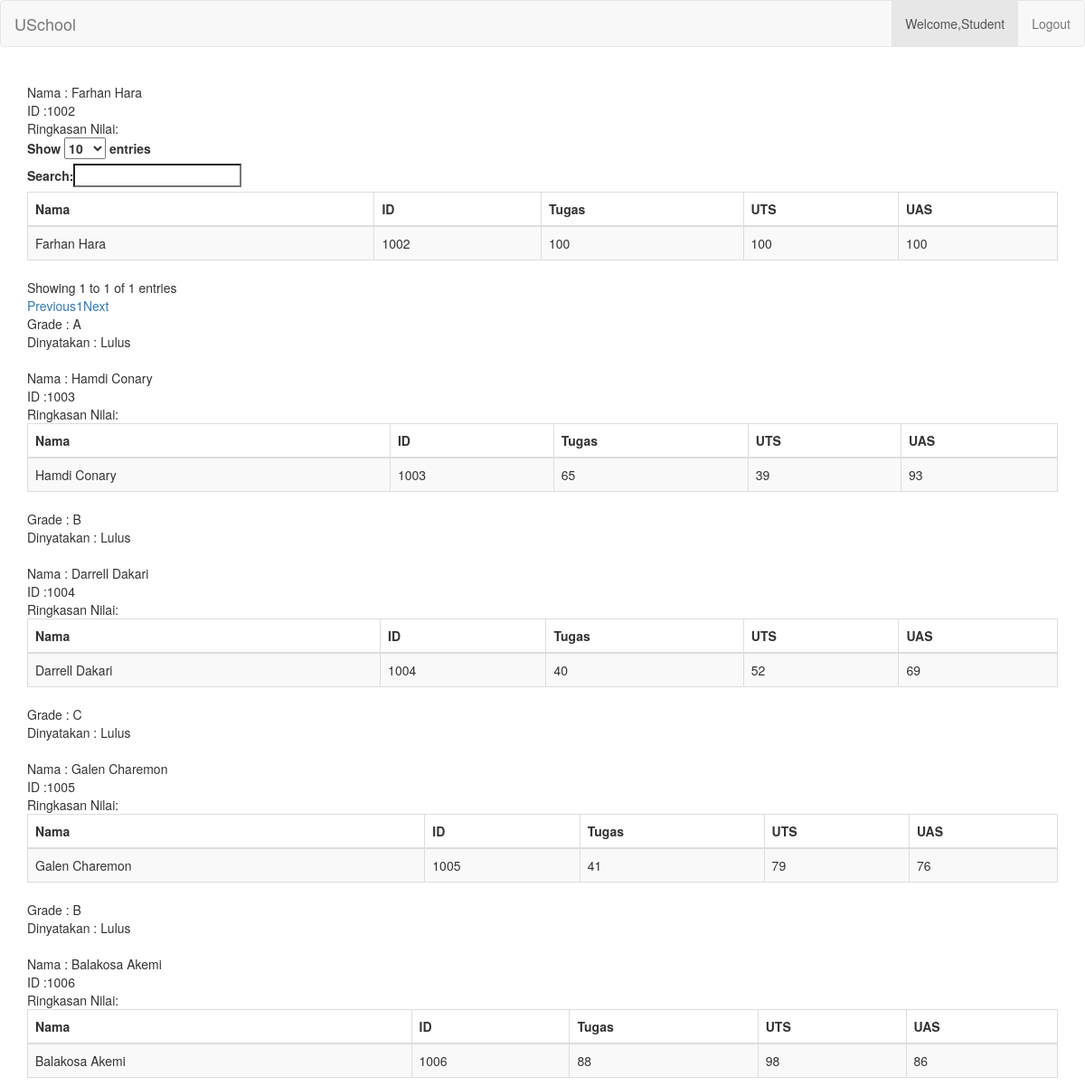
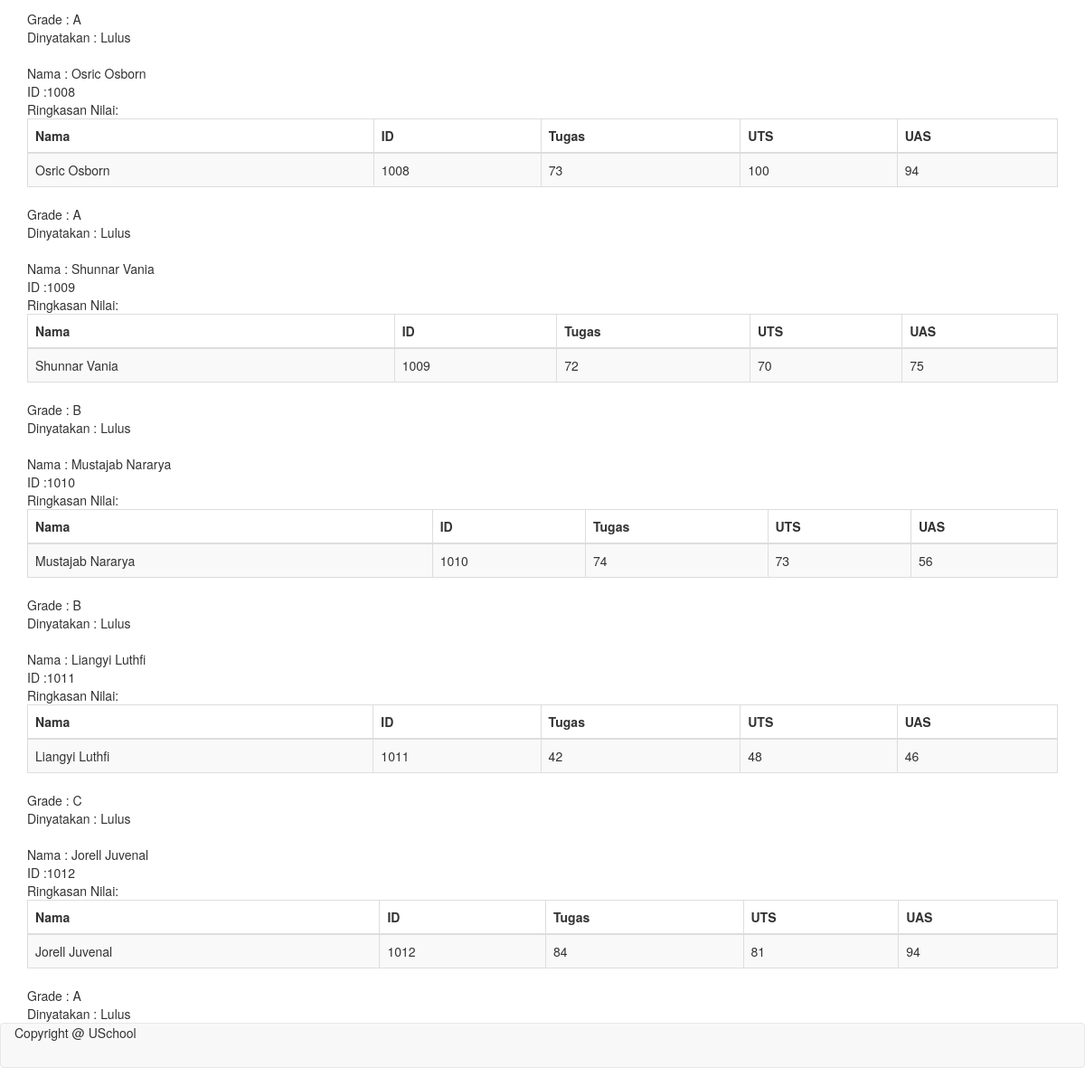
/Challenge/index.php (signed in), run on the app's committed database (2 pictures, top to bottom).
### tables this page shows
CREATE TABLE `grade` (
  `user_id` varchar(10) NOT NULL,
  `nilai_tugas` int(11) NOT NULL,
  `nilai_uts` int(11) NOT NULL,
  `nilai_uas` int(11) NOT NULL
);

CREATE TABLE `user` (
  `user_id` varchar(10) NOT NULL,
  `password` varchar(255) NOT NULL,
  `first_name` varchar(255) NOT NULL,
  `last_name` varchar(255) NOT NULL,
  `role_id` int(11) NOT NULL,
  `address` varchar(255) NOT NULL
);

### Challenge/include/koneksi.php (called while the page is built, shortened)
<?php
    class database{
        public function __construct()
        {
            $host = "localhost";
            $dbname = "uschool";
            $username = "root";
            $password = "";
            $this->db = new PDO("mysql:host={$host};dbname={$dbname}", $username, $password);
        }
        public function grade(){
            $query = $this->db->prepare("select * from grade join user on grade.user_id= user.user_id ");
            $query->execute();
            $data = $query->fetchAll();
            return $data;
        }
    }

### Challenge/index.php (the view, shortened to what this page needs)
<!DOCTYPE html>
<?php
include 'include/koneksi.php';
$db = new database();
$data = $db->grade();
?>
<html lang="en">
<head>
    <link rel="stylesheet" href="https://maxcdn.bootstrapcdn.com/bootstrap/3.4.1/css/bootstrap.min.css">
    <link href="http://cdnjs.cloudflare.com/ajax/libs/font-awesome/4.3.0/css/font-awesome.min.css" rel="stylesheet" type="text/css">
    <link rel="stylesheet" href="https://cdnjs.cloudflare.com/ajax/libs/font-awesome/5.11.2/css/all.min.css">
    <link rel="stylesheet" href="https://cdn.datatables.net/1.10.19/css/dataTables.bootstrap.min.css">
</head>
<body>
    <nav class="navbar navbar-default">
        <div class="container-fluid">
            <div class="navbar-header">
                <a href="index.php" class="navbar-brand">USchool</a>
            </div>
            <ul class="nav navbar-nav navbar-right">
                <li class="active"><a href="index.php"> Welcome,Student</a></li>
                <li id="logout"><a href="controller/logout.php">Logout</a></li>
            </ul>
        </div>
    </nav>
    <div class="container">
                <?php foreach ($data as $value) : ?>
                   <br><t> Nama : </t><v><?php echo $value['first_name'] ," ", $value['last_name'] ?></v><br>
                        <t>ID :</t><t><?php echo $value['user_id'] ?></t><br>
                        Ringkasan Nilai:
                <table id="example" class="table table-striped table-bordered">
            <thead>
                <tr>
                    <th>Nama</th>
                    <th>ID</th>
                    <th>Tugas</th>
                    <th>UTS</th>
                    <th>UAS</th>
                </tr>
            </thead>
            <tbody>
                    <tr>
                        <td><?php echo $value['first_name'] ," ", $value['last_name'] ?> </td>
                        <td><?php echo $value['user_id'] ?></td>
                        <td><?php echo $value['nilai_tugas'] ?></td>
                        <td><?php echo $value['nilai_uts'] ?></td>
                        <td><?php echo $value['nilai_uas'] ?></td>
                    </tr>
            </tbody>
        </table>
        Grade :<?php  if ((($value['nilai_tugas']+$value['nilai_uts']+$value['nilai_uas'])/3) <44) {
            echo ' D';
        }elseif((($value['nilai_tugas']+$value['nilai_uts']+$value['nilai_uas'])/3)<64){
            echo ' C';
        }elseif((($value['nilai_tugas']+$value['nilai_uts']+$value['nilai_uas'])/3)<79){
            echo ' B';
        }elseif((($value['nilai_tugas']+$value['nilai_uts']+$value['nilai_uas'])/3)<101){
            echo ' A';
        }?>   <br>
        Dinyatakan : <?php  if ((($value['nilai_tugas']+$value['nilai_uts']+$value['nilai_uas'])/3) <44) {
            echo ' Tidak Lulus';
        }else echo ' Lulus ' ?> <br>
        <?php endforeach; ?>
    </div>
    </body>
    <footer>
    <nav class="navbar navbar-default">
        <div class="container-fluid">
            <div class="navbar-footer">
        Copyright @ USchool
    </footer>
</html>

### data on the page
grade: user.first_name "Farhan", user.last_name "Hara", user.user_id "1002", nilai_tugas "100", nilai_uts "100", nilai_uas "100", shows "A", shows "Lulus"
grade: user.first_name "Hamdi", user.last_name "Conary", user.user_id "1003", nilai_tugas "65", nilai_uts "39", nilai_uas "93", shows "B", shows "Lulus"
grade: user.first_name "Darrell", user.last_name "Dakari", user.user_id "1004", nilai_tugas "40", nilai_uts "52", nilai_uas "69", shows "C", shows "Lulus"
grade: user.first_name "Galen", user.last_name "Charemon", user.user_id "1005", nilai_tugas "41", nilai_uts "79", nilai_uas "76", shows "B", shows "Lulus"
grade: user.first_name "Balakosa", user.last_name "Akemi", user.user_id "1006", nilai_tugas "88", nilai_uts "98", nilai_uas "86", shows "Lulus"
grade: user.first_name "Osric", user.last_name "Osborn", user.user_id "1008", nilai_tugas "73", nilai_uts "100", nilai_uas "94", shows "A", shows "Lulus"
grade: user.first_name "Shunnar", user.last_name "Vania", user.user_id "1009", nilai_tugas "72", nilai_uts "70", nilai_uas "75", shows "B", shows "Lulus"
grade: user.first_name "Mustajab", user.last_name "Nararya", user.user_id "1010", nilai_tugas "74", nilai_uts "73", nilai_uas "56", shows "B", shows "Lulus"
grade: user.first_name "Liangyi", user.last_name "Luthfi", user.user_id "1011", nilai_tugas "42", nilai_uts "48", nilai_uas "46", shows "C", shows "Lulus"
grade: user.first_name "Jorell", user.last_name "Juvenal", user.user_id "1012", nilai_tugas "84", nilai_uts "81", nilai_uas "94", shows "A", shows "Lulus"
